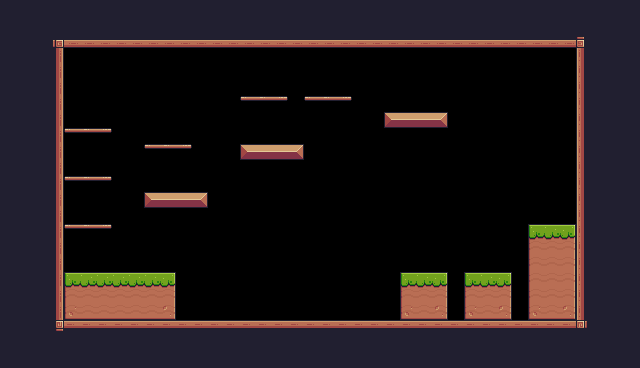

This game map was drawn from its Tiled (.tmx) file and the tilesets committed beside it. A one-line description and the full map source follow:
An orthogonal 40x23 tile map with 16x16 px tiles, 1 tile layer (Background) and 29 objects (6x Plattform, 5x Fruit, Player, Saw, Checkpoint, ...).

<map version="1.10" tiledversion="1.11.0" orientation="orthogonal" renderorder="right-down" width="40" height="23" tilewidth="16" tileheight="16" infinite="0" nextlayerid="5" nextobjectid="82">
 <tileset firstgid="1" source="Flutter Game.tsx" />
 <layer id="1" name="Background" width="40" height="23">
  <properties>
   <property name="BackgroundColor" value="Gray" />
  </properties>
  <data encoding="csv">
24,24,24,24,24,24,24,24,24,24,24,24,24,24,24,24,24,24,24,24,24,24,24,24,24,24,24,24,24,24,24,24,24,24,24,24,24,24,24,24,
24,24,24,24,24,24,24,24,24,24,24,24,24,24,24,24,24,24,24,24,24,24,24,24,24,24,24,24,24,24,24,24,24,24,24,24,24,24,24,24,
24,24,24,92,134,134,134,134,134,134,134,134,134,134,134,134,134,134,134,134,134,134,134,134,134,134,134,134,134,134,134,134,134,134,134,134,93,24,24,24,
24,24,24,113,0,0,0,0,0,0,0,0,0,0,0,0,0,0,0,0,0,0,0,0,0,0,0,0,0,0,0,0,0,0,0,0,111,24,24,24,
24,24,24,113,0,0,0,0,0,0,0,0,0,0,0,0,0,0,0,0,0,0,0,0,0,0,0,0,0,0,0,0,0,0,0,0,111,24,24,24,
24,24,24,113,0,0,0,0,0,0,0,0,0,0,0,0,0,0,0,0,0,0,0,0,0,0,0,0,0,0,0,0,0,0,0,0,111,24,24,24,
24,24,24,113,0,0,0,0,0,0,0,0,0,0,0,40,41,42,0,40,41,42,0,0,0,0,0,0,0,0,0,0,0,0,0,0,111,24,24,24,
24,24,24,113,0,0,0,0,0,0,0,0,0,0,0,0,0,0,0,0,0,0,0,0,13,14,14,15,0,0,0,0,0,0,0,0,111,24,24,24,
24,24,24,113,40,41,42,0,0,0,0,0,0,0,0,0,0,0,0,0,0,0,0,0,0,0,0,0,0,0,0,0,0,0,0,0,111,24,24,24,
24,24,24,113,0,0,0,0,0,40,41,42,0,0,0,13,14,14,15,0,0,0,0,0,0,0,0,0,0,0,0,0,0,0,0,0,111,24,24,24,
24,24,24,113,0,0,0,0,0,0,0,0,0,0,0,0,0,0,0,0,0,0,0,0,0,0,0,0,0,0,0,0,0,0,0,0,111,24,24,24,
24,24,24,113,40,41,42,0,0,0,0,0,0,0,0,0,0,0,0,0,0,0,0,0,0,0,0,0,0,0,0,0,0,0,0,0,111,24,24,24,
24,24,24,113,0,0,0,0,0,13,14,14,15,0,0,0,0,0,0,0,0,0,0,0,0,0,0,0,0,0,0,0,0,0,0,0,111,24,24,24,
24,24,24,113,0,0,0,0,0,0,0,0,0,0,0,0,0,0,0,0,0,0,0,0,0,0,0,0,0,0,0,0,0,0,0,0,111,24,24,24,
24,24,24,113,40,41,42,0,0,0,0,0,0,0,0,0,0,0,0,0,0,0,0,0,0,0,0,0,0,0,0,0,0,7,8,9,111,24,24,24,
24,24,24,113,0,0,0,0,0,0,0,0,0,0,0,0,0,0,0,0,0,0,0,0,0,0,0,0,0,0,0,0,0,29,30,31,111,24,24,24,
24,24,24,113,0,0,0,0,0,0,0,0,0,0,0,0,0,0,0,0,0,0,0,0,0,0,0,0,0,0,0,0,0,29,30,31,111,24,24,24,
24,24,24,113,7,8,8,8,8,8,9,0,0,0,0,0,0,0,0,0,0,0,0,0,0,7,8,9,0,7,8,9,0,29,30,31,111,24,24,24,
24,24,24,113,29,30,30,30,30,30,31,0,0,0,0,0,0,0,0,0,0,0,0,0,0,29,30,31,0,29,30,31,0,29,30,31,111,24,24,24,
24,24,24,113,51,52,52,52,52,52,53,0,0,0,0,0,0,0,0,0,0,0,0,0,0,51,52,53,0,51,52,53,0,51,52,53,111,24,24,24,
24,24,24,114,90,90,90,90,90,90,90,90,90,90,90,90,90,90,90,90,90,90,90,90,90,90,90,90,90,90,90,90,90,90,90,90,115,24,24,24,
24,24,24,24,24,24,24,24,24,24,24,24,24,24,24,24,24,24,24,24,24,24,24,24,24,24,24,24,24,24,24,24,24,24,24,24,24,24,24,24,
24,24,24,24,24,24,24,24,24,24,24,24,24,24,24,24,24,24,24,24,24,24,24,24,24,24,24,24,24,24,24,24,24,24,24,24,24,24,24,24
</data>
 </layer>
 <objectgroup id="3" name="Spawnpoints">
  <object id="11" name="Player" type="Player" x="112" y="240" width="32" height="36" />
  <object id="57" name="Cherries" type="Fruit" x="64" y="96" width="32" height="32" />
  <object id="61" name="Bananas" type="Fruit" x="384" y="80" width="32" height="32" />
  <object id="63" name="Apple" type="Fruit" x="80" y="192" width="32" height="32" />
  <object id="67" name="Kiwi" type="Fruit" x="400" y="240" width="32" height="32" />
  <object id="68" name="Kiwi" type="Fruit" x="464" y="240" width="32" height="32" />
  <object id="70" type="Saw" x="336" y="192" width="32" height="32">
   <properties>
    <property name="isVertical" type="bool" value="true" />
    <property name="offNeg" type="float" value="3" />
    <property name="offPos" type="float" value="3" />
   </properties>
  </object>
  <object id="73" type="Checkpoint" x="512" y="160" width="64" height="64" />
  <object id="75" name="Chicken" type="Chicken" x="496" y="240" width="32" height="32">
   <properties>
    <property name="offNeg" type="float" value="9" />
    <property name="offPos" type="float" value="5" />
   </properties>
  </object>
  <object id="78" name="Slime" type="Slime" x="528" y="80" width="44" height="30">
   <properties>
    <property name="offNeg" type="float" value="9" />
    <property name="offPos" type="float" value="5" />
   </properties>
  </object>
  <object id="79" name="Chameleon" type="Chameleon" x="288" y="272" width="84" height="38" />
  <object id="81" name="BlackSlime" type="BlackSlime" x="176" y="288" width="44" height="30">
   <properties>
    <property name="offNeg" type="float" value="9" />
    <property name="offPos" type="float" value="5" />
   </properties>
  </object>
 </objectgroup>
 <objectgroup id="4" name="Collisions">
  <object id="30" x="576" y="48" width="16" height="288" />
  <object id="32" x="48" y="32" width="544" height="16" />
  <object id="33" x="48" y="320" width="528" height="16" />
  <object id="34" x="48" y="48" width="16" height="272" />
  <object id="38" type="Plattform" x="64" y="128" width="48" height="16" />
  <object id="39" type="Plattform" x="64" y="176" width="48" height="16" />
  <object id="40" type="Plattform" x="144" y="144" width="48" height="16" />
  <object id="41" type="Plattform" x="240" y="96" width="48" height="16" />
  <object id="42" type="Plattform" x="304" y="96" width="48" height="16" />
  <object id="43" type="Plattform" x="64" y="224" width="48" height="16" />
  <object id="45" x="64" y="272" width="112" height="48" />
  <object id="49" x="400" y="272" width="48" height="48" />
  <object id="50" x="464" y="272" width="48" height="48" />
  <object id="53" x="144" y="192" width="64" height="16" />
  <object id="54" x="240" y="144" width="64" height="16" />
  <object id="55" x="384" y="112" width="64" height="16" />
  <object id="71" x="528" y="224" width="48" height="96" />
 </objectgroup>
</map>
